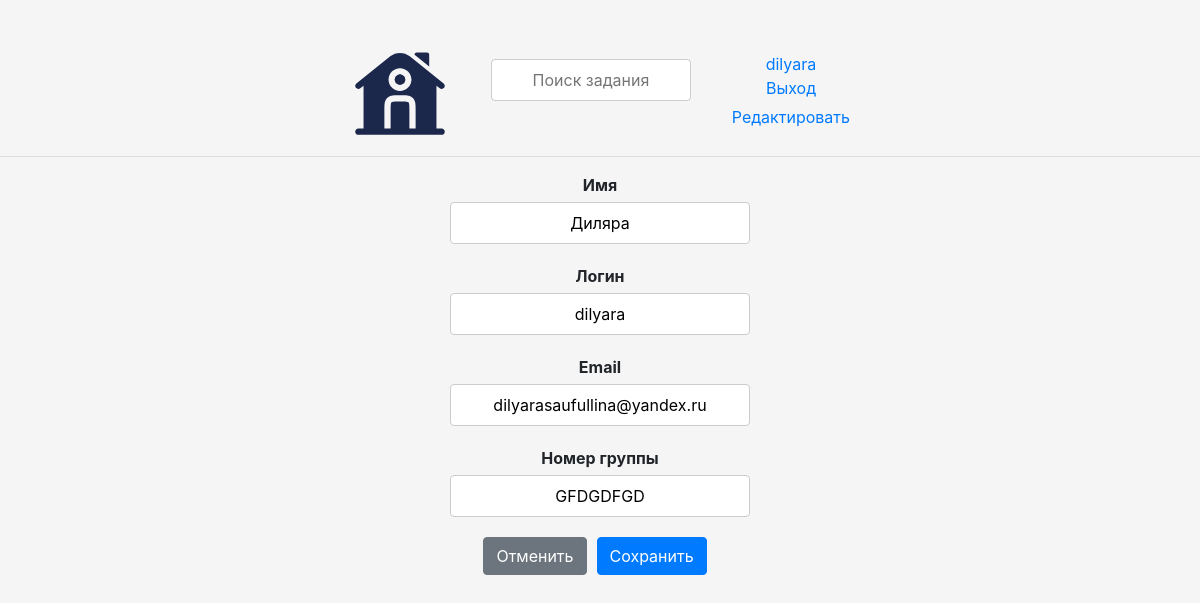
Before: /update-user/ (signed in) with the older database file.
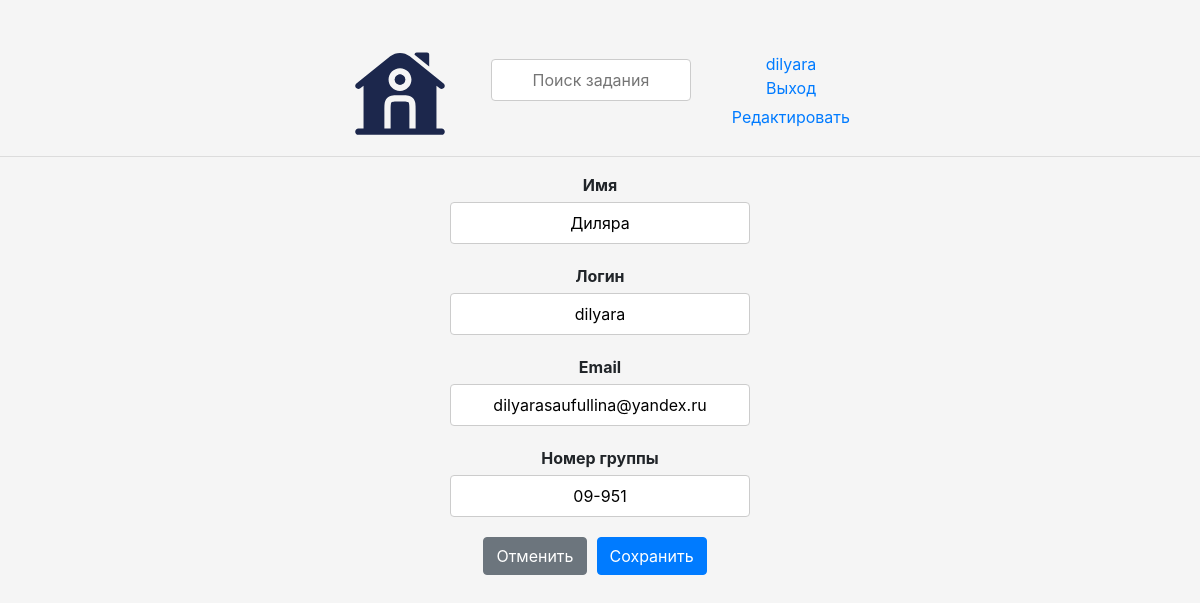
After: the same page with the newer database file.
### base/models.py (models this page shows)
class User(AbstractUser):
    name = models.CharField(max_length=200, null=True)
    email = models.EmailField(unique=True, null=True)
    bio = models.TextField(null=True)
    ROLE_CHOICES = [
        ('admin', 'Admin'),
        ('user', 'User'),
    ]
    role = models.CharField(max_length=5, choices=ROLE_CHOICES, default='user')
    avatar = models.ImageField(null=True, default='avatar.svg')
    USERNAME_FIELD = 'email'
    REQUIRED_FIELDS = []

### base/views.py (the view)
# urls.py: path('update-user/', views.updateUser, name="update-user"),
@login_required(login_url='login')
def updateUser(request):
    user = request.user
    form = UserForm(instance=user)
    if request.method == 'POST':
        form = UserForm(request.POST, request.FILES, instance=user)
        if form.is_valid():
            form.save()
            return redirect('user-profile', pk=user.id)
    return render(request, 'base/update-user.html', {'form': form})

### base/forms.py
class UserForm(ModelForm):
    class Meta:
        model = User
        fields = ['avatar', 'name', 'username', 'email', 'bio']

### base/templates/base/update-user.html (shortened to what this page needs)
{% extends 'main.html' %}
{% load static %}
{% block content %}
<form method="POST" action="{% url 'update-user' %}">
  <link rel="stylesheet" href="{% static 'css/bootstrap.min.css' %}">
  <link rel="stylesheet" href="{% static 'styles/form_styles.css' %}">
  <div class="form__group">
      <label for="id_name">Имя</label>
      <input type="text" name="name" id="id_name" value="{{ user.name }}">
  </div>
  <div class="form__group">
    <label for="id_username">Логин</label>
    <input type="text" name="username" id="id_username"value="{{ user.username }}">
  </div>
  <div class="form__group">
      <label for="id_email">Email</label>
      <input type="email" name="email" id="id_email" value="{{ user.email }}">
  </div>
  <div class="form__group">
      <label for="id_bio">Номер группы</label>
      <input type="text" name="bio" id="id_bio" value="{{ user.bio }}">
  </div>
  <div class="form__buttons">
    <a href="/" class="btn btn-secondary">Отменить</a>
    <button type="submit" class="btn btn-primary">Сохранить</button>
</div>
</form>
  {% endblock content %}

### templates/navbar.html
{% load static %}
<div style="display: flex; align-items: center; justify-content: space-between; padding-top: 40px;">
    <link rel="stylesheet" href="{% static 'css/bootstrap.min.css' %}">
    <link rel="stylesheet" href="{% static 'styles/navbar_styles.css' %}">
    <a href="/" style="margin-left: 350px;">
        <img src="{% static 'images/home.svg' %}" alt="Логотип" width="100" height="100">
    </a>
    <div class="form__group">
    <form method="GET" action="{% url 'home' %}" style="flex-grow: 1; text-align: center;">
        <input type="text" name="q" placeholder="Поиск задания" style="width: 200px;">
    </form>
    </div>
    <div style="display: flex; flex-direction: column; align-items: center; margin-right: 350px;">
        {% if request.user.is_authenticated %}
        <a href="{% url 'home' %}">{{request.user.username}}</a>
        <a href="{% url 'logout' %}">Выход</a>
        <a href="{% url 'update-user' %}" style="margin-top: 5px;">Редактировать</a>
        {% else %}
        <a href="{% url 'login' %}">Вход</a>
        {% endif %}
    </div>
</div>

Changed rows visible on the page:
changed User "dilyara": bio "GFDGDFGD" → "09-951"
